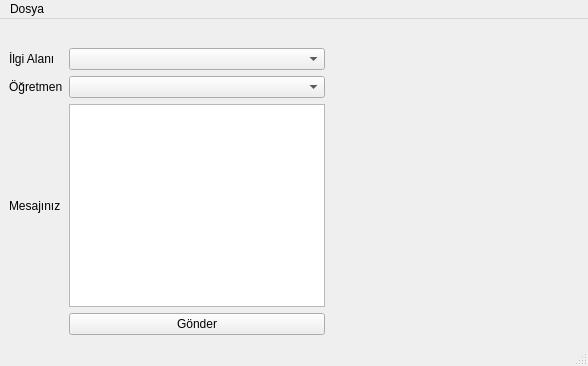
<?xml version="1.0" encoding="UTF-8"?>
<ui version="4.0">
 <class>MainWindow</class>
 <widget class="QMainWindow" name="MainWindow">
  <property name="geometry">
   <rect>
    <x>0</x>
    <y>0</y>
    <width>588</width>
    <height>366</height>
   </rect>
  </property>
  <property name="windowTitle">
   <string>MainWindow</string>
  </property>
  <widget class="QWidget" name="centralwidget">
   <layout class="QGridLayout" name="gridLayout">
    <item row="1" column="0">
     <widget class="QLabel" name="label_2">
      <property name="text">
       <string>İlgi Alanı</string>
      </property>
     </widget>
    </item>
    <item row="3" column="0">
     <widget class="QLabel" name="label_4">
      <property name="text">
       <string>Mesajınız</string>
      </property>
     </widget>
    </item>
    <item row="1" column="1">
     <widget class="QComboBox" name="comboBox_interests"/>
    </item>
    <item row="3" column="1">
     <widget class="QPlainTextEdit" name="plainTextEdit"/>
    </item>
    <item row="2" column="0">
     <widget class="QLabel" name="label_3">
      <property name="text">
       <string>Öğretmen</string>
      </property>
     </widget>
    </item>
    <item row="0" column="0" colspan="2">
     <widget class="QLabel" name="label">
      <property name="font">
       <font>
        <weight>75</weight>
        <italic>true</italic>
        <bold>true</bold>
       </font>
      </property>
      <property name="text">
       <string/>
      </property>
     </widget>
    </item>
    <item row="4" column="1">
     <widget class="QPushButton" name="pushButton">
      <property name="text">
       <string>Gönder</string>
      </property>
     </widget>
    </item>
    <item row="2" column="1">
     <widget class="QComboBox" name="comboBox_academics"/>
    </item>
    <item row="1" column="2">
     <spacer name="horizontalSpacer">
      <property name="orientation">
       <enum>Qt::Horizontal</enum>
      </property>
      <property name="sizeHint" stdset="0">
       <size>
        <width>40</width>
        <height>20</height>
       </size>
      </property>
     </spacer>
    </item>
   </layout>
  </widget>
  <widget class="QMenuBar" name="menubar">
   <property name="geometry">
    <rect>
     <x>0</x>
     <y>0</y>
     <width>588</width>
     <height>22</height>
    </rect>
   </property>
   <widget class="QMenu" name="menuDosya">
    <property name="title">
     <string>Dosya</string>
    </property>
    <addaction name="action_uploadTranscript"/>
    <addaction name="action_enterTranscript"/>
    <addaction name="action_transcriptView"/>
   </widget>
   <addaction name="menuDosya"/>
  </widget>
  <widget class="QStatusBar" name="statusbar"/>
  <action name="action_uploadTranscript">
   <property name="text">
    <string>Transkript Yükle</string>
   </property>
  </action>
  <action name="action_enterTranscript">
   <property name="text">
    <string>Transkript Girişi</string>
   </property>
  </action>
  <action name="action_transcriptView">
   <property name="text">
    <string>Transkript Görüntüle</string>
   </property>
  </action>
 </widget>
 <resources/>
 <connections/>
</ui>
